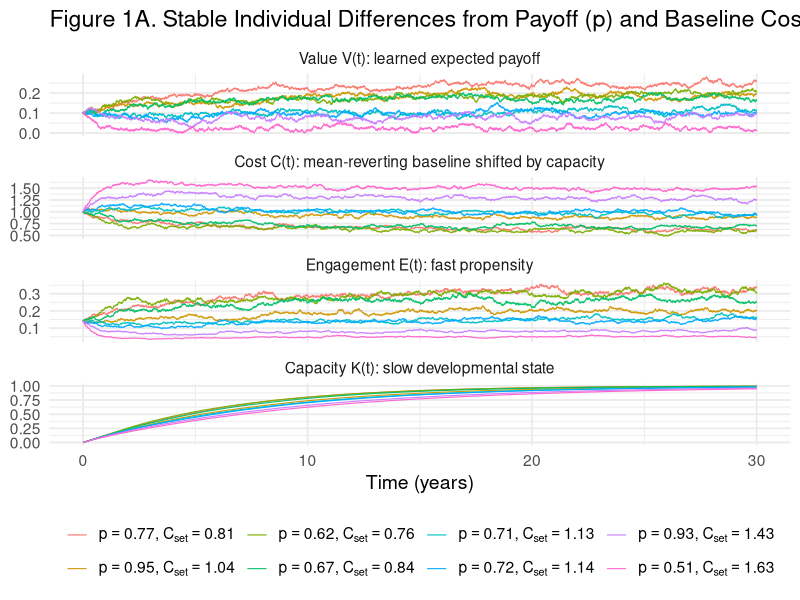

R code for this plot: (Note: this script raises an error after producing the figure.)
## ---- chunk 1
#| label: setup
#| echo: true
#| include: false


library(ggplot2)
library(dplyr)
library(tidyr)
library(zoo)
library(purrr)
library(furrr)
library(future)
## ---- chunk 2
#| label: globals
#| echo: true

# ============================================================
# Global time base
#   - Time unit: weeks
#   - Horizon: 10 years = 520 weeks
#   - Integration: dt = 0.1 week (~0.7 days) via Euler–Maruyama
#   - T_total includes the initial point at t = 0
# ============================================================

weeks_per_year <- 52
years_total    <- 10
H_weeks        <- years_total * weeks_per_year   # 520 weeks
dt             <- 0.1                            # step size in weeks
T_total        <- round(H_weeks / dt) + 1        # 520/0.1 + 1 = 5201 points


# Convenience: convert between discrete index and continuous time
idx_to_week <- function(idx) (idx - 1) * dt
idx_to_year <- function(idx) idx_to_week(idx) / weeks_per_year

# ============================================================
# Default parameters (weekly scale)
# Model story: E (fast engagement) -> learns/practices -> K (capacity)
#              K (slow) -> reduces C (subjective cost) -> increases E
# ============================================================

tau_V_weeks <- 26   # value learning time constant (~6 months)

default_pars <- list(

  # ---- Time base ----
  T  = T_total,
  dt = dt,

  # ---- Initial states ----
  V0 = 0.1,   # expected value of engaging control
  C0 = 1.0,   # subjective cost of engaging control
  K0 = 0.0,   # capacity (slow developmental state; bounded 0..1)

  # ---- Slow value learning ----
  alpha_V = 1 / tau_V_weeks,  # per-week learning rate for V(t)

  # ---- Cost dynamics: mean reversion to a baseline set point ----
  eta_C = 0.03,   # speed of reversion (per week)
  C_set = 1.0,    # baseline cost set point (higher = more costly baseline)

  # ---- Fast decision policy ----
  tau = 0.5,

  # ---- Reward environment ----
  p_reward   = 0.7,
  reward_mag = 1,

  # ---- Noise ----
  sigma_V = 0.003,
  sigma_C = 0.008,

  # ---- Capacity ----
  beta_K     = 0.005,    # K lowers C (shifts cost downward)
  rho_mat    = 0.0016,
  rho_prac   = 0.0060,
  monotone_K = TRUE
)



## ---- chunk 3
#| label: simulate_ef_sde
#| echo: true

simulate_ef_sde <- function(
  # ---- Time base ----
  T  = default_pars$T,
  dt = default_pars$dt,

  # ---- Initial states ----
  V0 = default_pars$V0,
  C0 = default_pars$C0,
  K0 = default_pars$K0,

  # ---- Slow value learning ----
  alpha_V = default_pars$alpha_V,

  # ---- Cost dynamics (mean reversion + capacity shift) ----
  eta_C  = default_pars$eta_C,   # mean reversion speed toward C_set (per week)
  C_set  = default_pars$C_set,   # baseline cost set point
  beta_K = default_pars$beta_K,  # K shifts costs downward

  # ---- Capacity growth ----
  rho_mat    = default_pars$rho_mat,
  rho_prac   = default_pars$rho_prac,
  monotone_K = default_pars$monotone_K,

  # ---- Fast decision policy ----
  tau = default_pars$tau,

  # ---- Reward environment ----
  p_reward     = default_pars$p_reward,
  p_reward_vec = NULL,                  # optional time-varying reward probability, length T
  reward_mag   = default_pars$reward_mag,

  # ---- Noise (diffusion scales; per sqrt(week)) ----
  sigma_V = default_pars$sigma_V,
  sigma_C = default_pars$sigma_C,

  # ---- State bounds ----
  V_min = 0,
  V_max = reward_mag,
  C_min = -2,
  C_max = 2,
  K_min = 0,
  K_max = 1,

  # ---- Exogenous, decision-only perturbation ----
  extra_cost_vec = NULL,

  seed = NULL
){

  # 0) Setup + checks
  if (!is.null(seed)) set.seed(seed)

  stopifnot(T >= 2, dt > 0)
  stopifnot(V_min < V_max, C_min < C_max, K_min < K_max)
  stopifnot(V0 >= V_min, V0 <= V_max,
            C0 >= C_min, C0 <= C_max,
            K0 >= K_min, K0 <= K_max)

  N <- T

  if (is.null(extra_cost_vec)) extra_cost_vec <- rep(0, N)
  stopifnot(length(extra_cost_vec) == N)

  if (!is.null(p_reward_vec)) {
    stopifnot(length(p_reward_vec) == N)
    stopifnot(all(p_reward_vec >= 0 & p_reward_vec <= 1))
  } else {
    stopifnot(p_reward >= 0, p_reward <= 1)
  }

  # 1) Allocate
  V <- numeric(N); C <- numeric(N); K <- numeric(N); E <- numeric(N)
  V[1] <- V0; C[1] <- C0; K[1] <- K0

  # 2) Euler–Maruyama
  for (i in 1:(N - 1)) {

    # Fast engagement propensity (decision rule)
    utility <- V[i] - (C[i] + extra_cost_vec[i])
    E[i] <- 1 / (1 + exp(-utility / tau))

    # Reward schedule (constant or time-varying)
    p_i <- if (is.null(p_reward_vec)) p_reward else p_reward_vec[i]

    # Expected reward rate
    R_exp <- E[i] * p_i * reward_mag

    # Slow drifts
    dV_det <- alpha_V * (R_exp - V[i])

    # Cost: mean reversion to baseline minus capacity-driven reduction
    dC_det <- eta_C * (C_set - C[i]) - (beta_K * K[i])

    # Capacity: maturation + practice (saturating)
    dK_det <- (rho_mat * (1 - K[i])) + (rho_prac * E[i] * (1 - K[i]))

    # Diffusion noise
    dV_sto <- sigma_V * sqrt(dt) * rnorm(1)
    dC_sto <- sigma_C * sqrt(dt) * rnorm(1)

    # Update
    V_next <- V[i] + dV_det * dt + dV_sto
    C_next <- C[i] + dC_det * dt + dC_sto
    K_next <- K[i] + dK_det * dt

    # Clamp
    V_next <- max(min(V_next, V_max), V_min)
    C_next <- max(min(C_next, C_max), C_min)
    K_next <- max(min(K_next, K_max), K_min)

    if (isTRUE(monotone_K)) K_next <- max(K[i], K_next)

    V[i + 1] <- V_next
    C[i + 1] <- C_next
    K[i + 1] <- K_next
  }

  # Final-step engagement
  utility_T <- V[N] - (C[N] + extra_cost_vec[N])
  E[N] <- 1 / (1 + exp(-utility_T / tau))

  tibble(
    t    = seq(0, by = dt, length.out = N),
    year = (seq(0, by = dt, length.out = N)) / weeks_per_year,
    V = V, C = C, K = K, E = E
  )
}


## ---- chunk 4
#| label: fig1A_capacity_full
#| fig-width: 10
#| fig-height: 13
#| fig-align: "center"

# ============================================================
# Figure 1A: Stable individual differences from (i) payoff and (ii) baseline cost
#   - Children differ in:
#       p_reward  : how often EF pays off (environment)
#       C_set     : baseline perceived effort cost (trait/context)
#   - Plot four quantities to make the mechanism transparent:
#       V(t): learned value of engaging
#       C(t): subjective cost (mean-reverting to C_set, shifted down by K)
#       K(t): capacity (slow developmental state)
#       E(t): momentary engagement propensity (fast behavior)
# ============================================================

set.seed(123)
N_agents <- 8

p_mu <- 0.70
p_sd <- 0.15
Cset_mu <- 1.0
Cset_sd <- 0.35

child_pars <- tibble(
  child = paste0("child_", 1:N_agents),
  p_reward_child = pmin(pmax(rnorm(N_agents, mean = p_mu, sd = p_sd), 0.10), 0.95),
  C_set_child    = pmax(rnorm(N_agents, mean = Cset_mu, sd = Cset_sd), 0)
) %>%
  mutate(
    # ordering key: higher p and lower C_set should appear earlier in the legend
    ord = p_reward_child - C_set_child,

    # plotmath label for legend (renders C_{set})
    label = sprintf("p==%.2f*','~C[set]==%.2f", p_reward_child, C_set_child)
  ) %>%
  arrange(desc(ord)) %>%
  mutate(
    child = factor(child, levels = child),
    label = factor(label, levels = label)  # lock legend order
  )

years_total_figure <- 30
H_weeks_figure     <- years_total_figure * weeks_per_year
T_total_figure     <- round(H_weeks_figure / dt) + 1

sims_A <- lapply(1:N_agents, function(i){
  args_i <- modifyList(default_pars, list(
    T        = T_total_figure,
    p_reward = child_pars$p_reward_child[i],
    C_set    = child_pars$C_set_child[i],
    seed     = 456 + i
  ))

  do.call(simulate_ef_sde, args_i) %>%
    mutate(child = child_pars$child[i]) %>%
    left_join(child_pars, by = "child")
})

df_A <- bind_rows(sims_A)

df_A_long <- df_A %>%
  select(year, child, label, V, C, E, K) %>%
  pivot_longer(cols = c(V, C, E, K), names_to = "var", values_to = "value") %>%
  mutate(
    var = factor(var, levels = c("V", "C", "E", "K")),
    var_lab = recode(var,
      V = "Value V(t): learned expected payoff",
      C = "Cost C(t): mean-reverting baseline shifted by capacity",
      E = "Engagement E(t): fast propensity",
      K = "Capacity K(t): slow developmental state"
    ),
    var_lab = factor(var_lab, levels = var_lab[match(levels(var), var)])
  )

ggplot(df_A_long, aes(year, value, color = label, group = child)) +
  geom_line(alpha = 0.95, linewidth = 0.4) +
  facet_wrap(~ var_lab, ncol = 1, scales = "free_y") +
  theme_minimal(base_size = 14) +
  labs(
    title = "Figure 1A. Stable Individual Differences from Payoff (p) and Baseline Cost (C[set])",
    x = "Time (years)",
    y = NULL,
    color = NULL
  ) +
  scale_color_discrete(labels = function(x) parse(text = x)) +
  theme(legend.position = "bottom")

## ---- chunk 5
#| label: fig1A_replicates_parallel
#| fig-width: 10
#| fig-height: 13
#| fig-align: "center"

# ----------------------------
# Settings
# ----------------------------
R <- 50                 # >= 30 replicates
seed_base <- 10000
years_total_figure <- 30

H_weeks_figure <- years_total_figure * weeks_per_year
T_total_figure <- round(H_weeks_figure / dt) + 1

# Downsample factor to reduce RAM/time:
# dt=0.1 week => 10 steps per week. If thin_k=10, you keep weekly points.
thin_k <- 10

# ----------------------------
# Parallel plan
#   - multisession works on Windows/macOS/Linux
#   - set workers based on your machine
# ----------------------------
plan(multisession, workers = max(1, parallel::detectCores() - 1))

# ----------------------------
# Build run grid (child × replicate)
# Assumes you already have child_pars with columns:
#   child, p_reward_child, C_set_child, label
# ----------------------------
run_grid <- tidyr::crossing(
  child_idx = seq_len(nrow(child_pars)),
  rep = seq_len(R)
) %>%
  dplyr::mutate(
    child   = child_pars$child[child_idx],
    label   = child_pars$label[child_idx],
    p_reward = child_pars$p_reward_child[child_idx],
    C_set    = child_pars$C_set_child[child_idx],
    seed     = seed_base + 1000 * child_idx + rep
  )

# ----------------------------
# Parallel simulation runner
# ----------------------------
simulate_one <- function(T, dt, p_reward, C_set, seed, child, label, rep, thin_k){
  args_i <- modifyList(default_pars, list(
    T        = T,
    p_reward = p_reward,
    C_set    = C_set,
    seed     = seed
  ))

  df <- do.call(simulate_ef_sde, args_i) %>%
    dplyr::mutate(child = child, label = label, rep = rep)

  # Optional thinning (strongly recommended)
  if (!is.null(thin_k) && thin_k > 1) {
    df <- df[seq(1, nrow(df), by = thin_k), ]
  }
  df
}

df_rep <- future_pmap_dfr(
  .l = list(
    T = rep(T_total_figure, nrow(run_grid)),
    #T       = run_grid$T_total_figure %||% T_total_figure, # fallback if column absent
    dt      = dt,
    p_reward= run_grid$p_reward,
    C_set   = run_grid$C_set,
    seed    = run_grid$seed,
    child   = run_grid$child,
    label   = run_grid$label,
    rep     = run_grid$rep,
    thin_k  = thin_k
  ),
  .f = simulate_one,
  .options = furrr_options(seed = TRUE)
)

# ----------------------------
# Summarize mean + 95% interval over replicates
# ----------------------------
df_sum <- df_rep %>%
  dplyr::select(year, label, child, V, C, E, K) %>%
  tidyr::pivot_longer(cols = c(V, C, E, K), names_to = "var", values_to = "value") %>%
  dplyr::group_by(label, child, year, var) %>%
  dplyr::summarize(
    mean = mean(value, na.rm = TRUE),
    lo   = stats::quantile(value, 0.025, na.rm = TRUE),
    hi   = stats::quantile(value, 0.975, na.rm = TRUE),
    .groups = "drop"
  ) %>%
  dplyr::mutate(
    var = factor(var, levels = c("V", "C", "E", "K")),
    var_lab = dplyr::recode(var,
      V = "Value V(t): learned expected payoff",
      C = "Cost C(t): mean-reverting baseline shifted by capacity",
      E = "Engagement E(t): fast propensity",
      K = "Capacity K(t): slow developmental state"
    ),
    var_lab = factor(var_lab, levels = var_lab[match(levels(var), var)])
  )

# ----------------------------
# Plot (mean line + 95% band)
# ----------------------------
ggplot(df_sum, aes(year, mean, color = label, group = label)) +
  geom_ribbon(aes(ymin = lo, ymax = hi, fill = label),
              alpha = 0.12, color = NA, show.legend = FALSE) +
  geom_line(linewidth = 0.4) +
  facet_wrap(~ var_lab, ncol = 1, scales = "free_y") +
  theme_minimal(base_size = 14) +
  labs(
    title = sprintf("Figure 1A (replicated %d×). Mean dynamics with 95%% bands", R),
    x = "Time (years)",
    y = NULL,
    color = NULL
  ) +
  scale_color_discrete(labels = function(x) parse(text = x)) +
  theme(legend.position = "bottom")


## ---- chunk 6
#| label: talk_helpers
#| echo: true


#| label: naturalistic_result_helpers
#| echo: true

# ============================================================
# Naturalistic result helper code
# Keeps the model unchanged.
# Only changes simulation regimes + plotting.
# ============================================================

# Main presentation parameter regime:
# - less extreme than the previous version
# - enough feedback to show qualitative behavior
# - not so strong that everything saturates immediately
story_pars <- modifyList(default_pars, list(
  V0 = 0.10,
  C0 = 0.95,
  K0 = 0.15,

  tau = 0.50,
  reward_mag = 1.40,

  sigma_V = 0.003,
  sigma_C = 0.010,

  eta_C = 0.020,
  beta_K = 0.0065,

  rho_mat  = 0.0011,
  rho_prac = 0.0048
))

smooth_weeks_E <- 26
smooth_steps_E <- round(smooth_weeks_E / dt)

smooth_weeks_K <- 26
smooth_steps_K <- round(smooth_weeks_K / dt)

add_plot_measures <- function(df, seed = NULL) {
  if (!is.null(seed)) set.seed(seed + 9999)

  A <- rbinom(nrow(df), size = 1, prob = df$E)

  df %>%
    arrange(year) %>%
    mutate(
      # latent engagement propensity, smoothed
      E_smooth = zoo::rollmean(E, k = smooth_steps_E, fill = NA, align = "right"),
      E_smooth = ifelse(is.na(E_smooth), E, E_smooth),

      # realized binary engagement, plotted as rolling frequency
      A = A,
      A_freq = zoo::rollmean(A, k = smooth_steps_E, fill = NA, align = "right"),
      A_freq = ifelse(is.na(A_freq), E, A_freq),

      # capacity growth rate, smoothed
      K_growth = c(NA, diff(K) / diff(year)),
      K_growth = ifelse(is.na(K_growth), 0, K_growth),
      K_growth_smooth = zoo::rollmean(K_growth, k = smooth_steps_K, fill = NA, align = "right"),
      K_growth_smooth = ifelse(is.na(K_growth_smooth), K_growth, K_growth_smooth)
    )
}

run_story_reps <- function(condition, pars_override, R = 40, seed_base = 1000,
                           base_pars = story_pars) {
  bind_rows(lapply(seq_len(R), function(r) {
    seed_r <- seed_base + r

    args <- modifyList(base_pars, pars_override)
    args$seed <- seed_r

    do.call(simulate_ef_sde, args) %>%
      add_plot_measures(seed = seed_r) %>%
      mutate(
        condition = condition,
        rep = r
      )
  }))
}

summarize_story <- function(df, vars) {
  df %>%
    select(year, condition, rep, all_of(vars)) %>%
    pivot_longer(
      cols = all_of(vars),
      names_to = "var",
      values_to = "value"
    ) %>%
    group_by(condition, year, var) %>%
    summarize(
      mean = mean(value, na.rm = TRUE),
      lo   = quantile(value, 0.10, na.rm = TRUE),
      hi   = quantile(value, 0.90, na.rm = TRUE),
      .groups = "drop"
    )
}

theme_result <- function(base_size = 15) {
  theme_minimal(base_size = base_size) +
    theme(
      legend.position = "bottom",
      strip.text = element_text(face = "bold"),
      panel.grid.minor = element_blank(),
      plot.title = element_text(face = "bold"),
      plot.subtitle = element_text(size = base_size - 2)
    )
}
## ---- chunk 7
#| label: fig_result1_stable_naturalistic
#| fig-width: 10
#| fig-height: 7
#| fig-align: "center"

# ============================================================
# Result 1: Stable individual differences
# More realistic profile set:
# - not extreme high/low categories
# - shows graded divergence, not all-or-nothing saturation
# ============================================================

years_stable <- 18
T_stable <- round(years_stable * weeks_per_year / dt) + 1

stable_conditions <- list(
  "Supportive" = list(
    T = T_stable,
    p_reward = 0.82,
    C_set = 0.82
  ),
  "Rewarding but effortful" = list(
    T = T_stable,
    p_reward = 0.82,
    C_set = 1.05
  ),
  "Low payoff but manageable" = list(
    T = T_stable,
    p_reward = 0.64,
    C_set = 0.88
  ),
  "Low payoff / high effort" = list(
    T = T_stable,
    p_reward = 0.58,
    C_set = 1.10
  )
)

df_stable <- bind_rows(lapply(names(stable_conditions), function(nm) {
  run_story_reps(
    condition = nm,
    pars_override = stable_conditions[[nm]],
    R = 40,
    seed_base = 2000 + match(nm, names(stable_conditions)) * 1000
  )
}))

df_stable_sum <- summarize_story(
  df_stable,
  vars = c("A_freq", "K")
) %>%
  mutate(
    var = factor(
      var,
      levels = c("A_freq", "K"),
      labels = c(
        "Realized EF engagement frequency",
        "Developmental capacity K(t)"
      )
    ),
    condition = factor(condition, levels = names(stable_conditions))
  )

df_stable_examples <- df_stable %>%
  filter(rep <= 6) %>%
  select(year, condition, rep, A_freq, K) %>%
  pivot_longer(
    cols = c(A_freq, K),
    names_to = "var",
    values_to = "value"
  ) %>%
  mutate(
    var = factor(
      var,
      levels = c("A_freq", "K"),
      labels = c(
        "Realized EF engagement frequency",
        "Developmental capacity K(t)"
      )
    ),
    condition = factor(condition, levels = names(stable_conditions))
  )

ggplot() +
  geom_line(
    data = df_stable_examples,
    aes(year, value, group = interaction(condition, rep), color = condition),
    alpha = 0.18,
    linewidth = 0.35
  ) +
  geom_ribbon(
    data = df_stable_sum,
    aes(year, ymin = lo, ymax = hi, fill = condition),
    alpha = 0.10,
    color = NA
  ) +
  geom_line(
    data = df_stable_sum,
    aes(year, mean, color = condition),
    linewidth = 0.9
  ) +
  facet_wrap(~ var, ncol = 1, scales = "free_y") +
  theme_result() +
  labs(
    title = "Stable differences in EF engagement emerge gradually",
    subtitle = "Profiles differ in payoff and subjective effort, but all follow the same learning and capacity dynamics",
    x = "Developmental time since model start (years)",
    y = NULL,
    color = NULL,
    fill = NULL
  )
## ---- chunk 8
#| label: fig_result2_development_naturalistic
#| fig-width: 10
#| fig-height: 7
#| fig-align: "center"

# ============================================================
# Result 2: Developmental improvement
# Shows capacity, engagement, and cost in a typical context.
# Includes stochastic trajectories behind the mean.
# ============================================================

years_dev <- 18
T_dev <- round(years_dev * weeks_per_year / dt) + 1

df_dev <- run_story_reps(
  condition = "Typical context",
  pars_override = list(
    T = T_dev,
    p_reward = 0.76,
    C_set = 0.92
  ),
  R = 50,
  seed_base = 5000
)

df_dev_sum <- summarize_story(
  df_dev,
  vars = c("K", "A_freq", "C")
) %>%
  mutate(
    var = factor(
      var,
      levels = c("K", "A_freq", "C"),
      labels = c(
        "Capacity K(t)",
        "Realized EF engagement frequency",
        "Subjective effort cost C(t)"
      )
    )
  )

df_dev_examples <- df_dev %>%
  filter(rep <= 10) %>%
  select(year, condition, rep, K, A_freq, C) %>%
  pivot_longer(
    cols = c(K, A_freq, C),
    names_to = "var",
    values_to = "value"
  ) %>%
  mutate(
    var = factor(
      var,
      levels = c("K", "A_freq", "C"),
      labels = c(
        "Capacity K(t)",
        "Realized EF engagement frequency",
        "Subjective effort cost C(t)"
      )
    )
  )

ggplot() +
  geom_line(
    data = df_dev_examples,
    aes(year, value, group = rep),
    alpha = 0.18,
    linewidth = 0.35
  ) +
  geom_ribbon(
    data = df_dev_sum,
    aes(year, ymin = lo, ymax = hi),
    alpha = 0.16,
    color = NA
  ) +
  geom_line(
    data = df_dev_sum,
    aes(year, mean),
    linewidth = 0.95
  ) +
  facet_wrap(~ var, ncol = 1, scales = "free_y") +
  theme_result() +
  labs(
    title = "Developmental improvement emerges through capacity, effort, and engagement",
    subtitle = "Capacity growth lowers subjective effort, which gradually supports more frequent EF engagement",
    x = "Developmental time since model start (years)",
    y = NULL
  )
## ---- chunk 9
#| label: fig_result3_stress_naturalistic
#| fig-width: 10
#| fig-height: 8
#| fig-align: "center"

# ============================================================
# Result 3: Transient stress
# Stress enters as a smooth temporary increase in decision cost.
# Plot actual engagement, actual K, and K difference from baseline.
# ============================================================

years_stress <- 10
T_stress <- round(years_stress * weeks_per_year / dt) + 1
year_vec_stress <- seq(0, by = dt, length.out = T_stress) / weeks_per_year

make_stress_pulse <- function(year, peak_year = 4.0, width = 0.45, height = 0.45) {
  height * exp(-0.5 * ((year - peak_year) / width)^2)
}

extra_cost_stress <- make_stress_pulse(
  year = year_vec_stress,
  peak_year = 4.0,
  width = 0.45,
  height = 0.45
)

df_stress <- bind_rows(
  run_story_reps(
    condition = "No stress",
    pars_override = list(
      T = T_stress,
      p_reward = 0.76,
      C_set = 0.92,
      extra_cost_vec = rep(0, T_stress)
    ),
    R = 50,
    seed_base = 7000
  ),
  run_story_reps(
    condition = "Stress episode",
    pars_override = list(
      T = T_stress,
      p_reward = 0.76,
      C_set = 0.92,
      extra_cost_vec = extra_cost_stress
    ),
    R = 50,
    seed_base = 7000
  )
)

# Raw trajectories: engagement and capacity
df_stress_raw_sum <- summarize_story(
  df_stress,
  vars = c("A_freq", "K")
) %>%
  mutate(
    var = factor(
      var,
      levels = c("A_freq", "K"),
      labels = c(
        "Realized EF engagement frequency",
        "Capacity K(t)"
      )
    )
  )

# ============================================================
# Stress figure: plot engagement dip + accumulated consequences
# ============================================================

# Same-seed baseline comparison
df_stress_base <- df_stress %>%
  filter(condition == "No stress") %>%
  group_by(rep) %>%
  arrange(year, .by_group = TRUE) %>%
  mutate(
    K_growth_base = c(NA, diff(K) / diff(year)),
    K_growth_base = ifelse(is.na(K_growth_base), first(na.omit(K_growth_base)), K_growth_base),
    K_growth_base = pmax(K_growth_base, 0.01)
  ) %>%
  ungroup() %>%
  select(rep, year, E_base = E_smooth, K_base = K, K_growth_base)

df_stress_effect <- df_stress %>%
  filter(condition == "Stress episode") %>%
  left_join(df_stress_base, by = c("rep", "year")) %>%
  group_by(rep) %>%
  arrange(year, .by_group = TRUE) %>%
  mutate(
    missed_E = pmax(E_base - E_smooth, 0),
    cumulative_missed_engagement_weeks = cumsum(missed_E * dt),
    capacity_delay_months = pmax((K_base - K) / K_growth_base * 12, 0)
  ) %>%
  ungroup()

# Raw engagement panel
df_stress_raw_sum <- summarize_story(
  df_stress,
  vars = c("A_freq")
) %>%
  mutate(
    var = "Realized EF engagement frequency"
  )

# Effect panels
df_stress_effect_sum <- df_stress_effect %>%
  select(year, condition, rep,
         cumulative_missed_engagement_weeks,
         capacity_delay_months) %>%
  pivot_longer(
    cols = c(cumulative_missed_engagement_weeks, capacity_delay_months),
    names_to = "var",
    values_to = "value"
  ) %>%
  group_by(condition, year, var) %>%
  summarize(
    mean = mean(value, na.rm = TRUE),
    lo   = quantile(value, 0.10, na.rm = TRUE),
    hi   = quantile(value, 0.90, na.rm = TRUE),
    .groups = "drop"
  ) %>%
  mutate(
    var = recode(
      var,
      cumulative_missed_engagement_weeks = "Cumulative missed EF engagement",
      capacity_delay_months = "Capacity delay relative to no-stress baseline"
    )
  )

df_stress_plot <- bind_rows(
  df_stress_raw_sum %>%
    rename(value = mean) %>%
    mutate(mean = value) %>%
    select(year, condition, var, mean, lo, hi),
  df_stress_effect_sum
) %>%
  mutate(
    var = factor(
      var,
      levels = c(
        "Realized EF engagement frequency",
        "Cumulative missed EF engagement",
        "Capacity delay relative to no-stress baseline"
      )
    )
  )

stress_shade <- tibble(
  xmin = 3.1,
  xmax = 4.9,
  ymin = -Inf,
  ymax = Inf
)

ggplot(df_stress_plot, aes(year, mean, color = condition, fill = condition)) +
  geom_rect(
    data = stress_shade,
    aes(xmin = xmin, xmax = xmax, ymin = ymin, ymax = ymax),
    inherit.aes = FALSE,
    alpha = 0.08,
    color = NA
  ) +
  geom_ribbon(aes(ymin = lo, ymax = hi), alpha = 0.12, color = NA) +
  geom_line(linewidth = 0.9) +
  facet_wrap(~ var, ncol = 1, scales = "free_y") +
  theme_result() +
  labs(
    title = "Stress disrupts engagement more than capacity",
    subtitle = "A short stress episode causes a temporary engagement dip and a small accumulated developmental delay",
    x = "Developmental time since model start (years)",
    y = NULL,
    color = NULL,
    fill = NULL
  )
## ---- chunk 10
#| label: fig_result4_intervention_naturalistic
#| fig-width: 10
#| fig-height: 9
#| fig-align: "center"

# ============================================================
# Result 4: Early vs late reward intervention
# Shows raw trajectories AND differences from no-intervention baseline.
# ============================================================

years_int <- 16
T_int <- round(years_int * weeks_per_year / dt) + 1
year_vec_int <- seq(0, by = dt, length.out = T_int) / weeks_per_year

timing_pars <- modifyList(story_pars, list(
  rho_mat  = 0.0009,
  rho_prac = 0.0060,
  beta_K   = 0.0070,
  sigma_V = 0.002,
  sigma_C = 0.006
))

make_reward_boost <- function(year, base_p = 0.66, peak_p = 0.84,
                              start_year, end_year) {
  p <- rep(base_p, length(year))
  inside <- year >= start_year & year <= end_year

  phase <- (year[inside] - start_year) / (end_year - start_year)
  smooth_window <- sin(pi * phase)^2

  p[inside] <- base_p + (peak_p - base_p) * smooth_window
  p
}

p_base <- 0.66

p_none <- rep(p_base, T_int)

p_early <- make_reward_boost(
  year = year_vec_int,
  base_p = p_base,
  peak_p = 0.84,
  start_year = 3.0,
  end_year = 5.0
)

p_late <- make_reward_boost(
  year = year_vec_int,
  base_p = p_base,
  peak_p = 0.84,
  start_year = 10.0,
  end_year = 12.0
)

run_timing_reps <- function(condition, p_vec, R = 50, seed_base = 9000) {
  bind_rows(lapply(seq_len(R), function(r) {
    seed_r <- seed_base + r

    args <- modifyList(timing_pars, list(
      T = T_int,
      p_reward = p_base,
      p_reward_vec = p_vec,
      C_set = 0.96,
      seed = seed_r
    ))

    do.call(simulate_ef_sde, args) %>%
      add_plot_measures(seed = seed_r) %>%
      mutate(
        condition = condition,
        rep = r
      )
  }))
}

df_timing_raw <- bind_rows(
  run_timing_reps("No intervention", p_none,  R = 50, seed_base = 9000),
  run_timing_reps("Early reward boost", p_early, R = 50, seed_base = 9000),
  run_timing_reps("Late reward boost",  p_late,  R = 50, seed_base = 9000)
)

# Raw trajectories
df_timing_raw_sum <- summarize_story(
  df_timing_raw,
  vars = c("A_freq", "K")
) %>%
  mutate(
    var = factor(
      var,
      levels = c("A_freq", "K"),
      labels = c(
        "Realized EF engagement frequency",
        "Capacity K(t)"
      )
    )
  )

# ============================================================
# Intervention figure: raw trajectories + cumulative consequences
# ============================================================

df_timing_base <- df_timing_raw %>%
  filter(condition == "No intervention") %>%
  group_by(rep) %>%
  arrange(year, .by_group = TRUE) %>%
  mutate(
    K_growth_base = c(NA, diff(K) / diff(year)),
    K_growth_base = ifelse(is.na(K_growth_base), first(na.omit(K_growth_base)), K_growth_base),
    K_growth_base = pmax(K_growth_base, 0.01)
  ) %>%
  ungroup() %>%
  select(rep, year, E_base = E_smooth, K_base = K, K_growth_base)

df_timing_effect <- df_timing_raw %>%
  filter(condition != "No intervention") %>%
  left_join(df_timing_base, by = c("rep", "year")) %>%
  group_by(condition, rep) %>%
  arrange(year, .by_group = TRUE) %>%
  mutate(
    extra_E = E_smooth - E_base,
    cumulative_extra_engagement_weeks = cumsum(extra_E * dt),
    capacity_lead_months = pmax((K - K_base) / K_growth_base * 12, 0)
  ) %>%
  ungroup()

# Raw trajectory panels
df_timing_raw_sum <- summarize_story(
  df_timing_raw,
  vars = c("A_freq", "K")
) %>%
  mutate(
    var = recode(
      var,
      A_freq = "Realized EF engagement frequency",
      K = "Capacity K(t)"
    )
  )

# Cumulative effect panels
df_timing_effect_sum <- df_timing_effect %>%
  select(year, condition, rep,
         cumulative_extra_engagement_weeks,
         capacity_lead_months) %>%
  pivot_longer(
    cols = c(cumulative_extra_engagement_weeks, capacity_lead_months),
    names_to = "var",
    values_to = "value"
  ) %>%
  group_by(condition, year, var) %>%
  summarize(
    mean = mean(value, na.rm = TRUE),
    lo   = quantile(value, 0.10, na.rm = TRUE),
    hi   = quantile(value, 0.90, na.rm = TRUE),
    .groups = "drop"
  ) %>%
  mutate(
    var = recode(
      var,
      cumulative_extra_engagement_weeks = "Cumulative extra EF engagement",
      capacity_lead_months = "Capacity lead relative to baseline"
    )
  )

df_timing_plot <- bind_rows(
  df_timing_raw_sum,
  df_timing_effect_sum
) %>%
  mutate(
    var = factor(
      var,
      levels = c(
        "Realized EF engagement frequency",
        "Capacity K(t)",
        "Cumulative extra EF engagement",
        "Capacity lead relative to baseline"
      )
    ),
    condition = factor(
      condition,
      levels = c("No intervention", "Early reward boost", "Late reward boost")
    )
  )

timing_shade <- tibble(
  condition = c("Early reward boost", "Late reward boost"),
  xmin = c(3.0, 10.0),
  xmax = c(5.0, 12.0),
  ymin = -Inf,
  ymax = Inf
)

ggplot(df_timing_plot, aes(year, mean, color = condition, fill = condition)) +
  geom_rect(
    data = timing_shade,
    aes(xmin = xmin, xmax = xmax, ymin = ymin, ymax = ymax, fill = condition),
    inherit.aes = FALSE,
    alpha = 0.08,
    color = NA
  ) +
  geom_hline(yintercept = 0, linewidth = 0.25, color = "gray45") +
  geom_ribbon(aes(ymin = lo, ymax = hi), alpha = 0.12, color = NA) +
  geom_line(linewidth = 0.9) +
  facet_wrap(~ var, ncol = 1, scales = "free_y") +
  theme_result() +
  labs(
    title = "Reward timing changes accumulated engagement and developmental lead",
    subtitle = "Raw trajectories show what changes; cumulative panels show the intervention-specific consequences",
    x = "Developmental time since model start (years)",
    y = NULL,
    color = NULL,
    fill = NULL
  )
